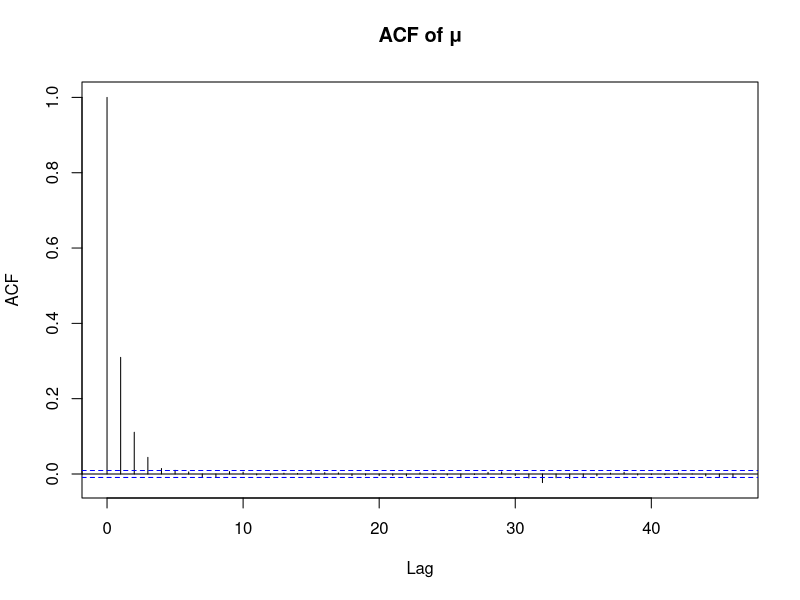
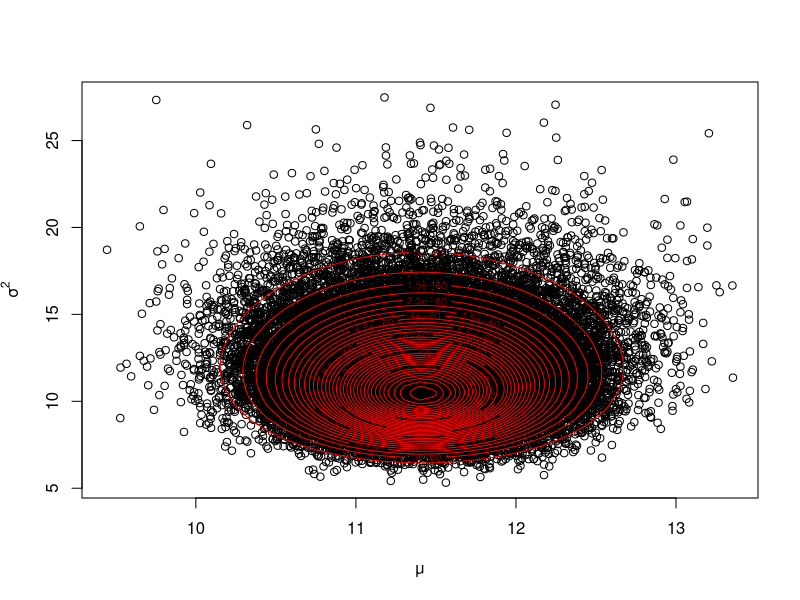
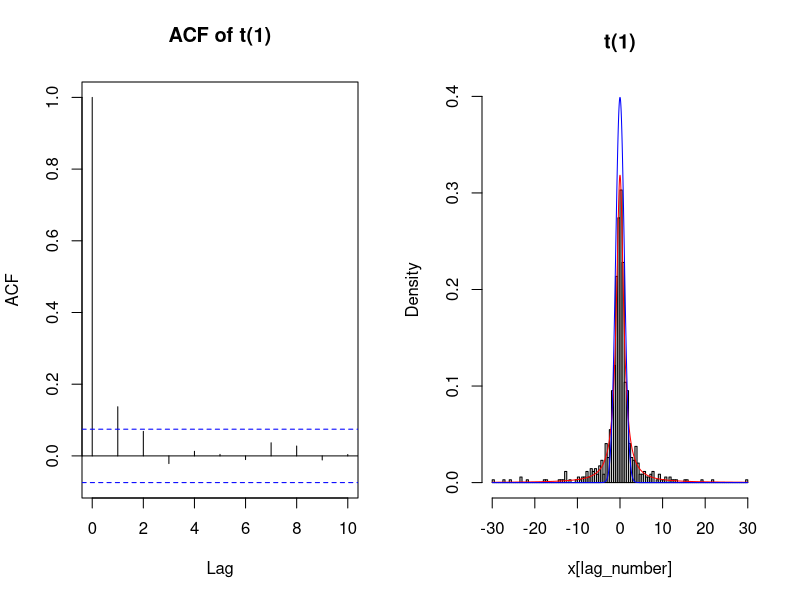
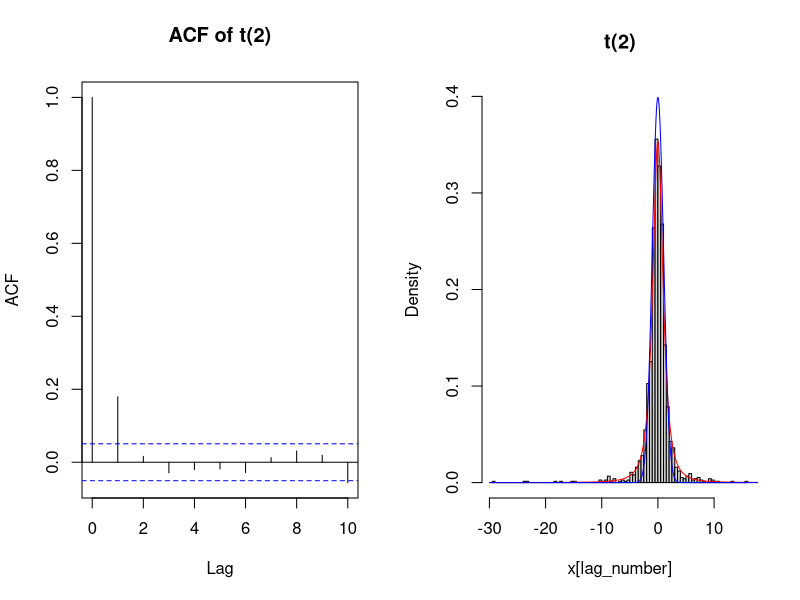
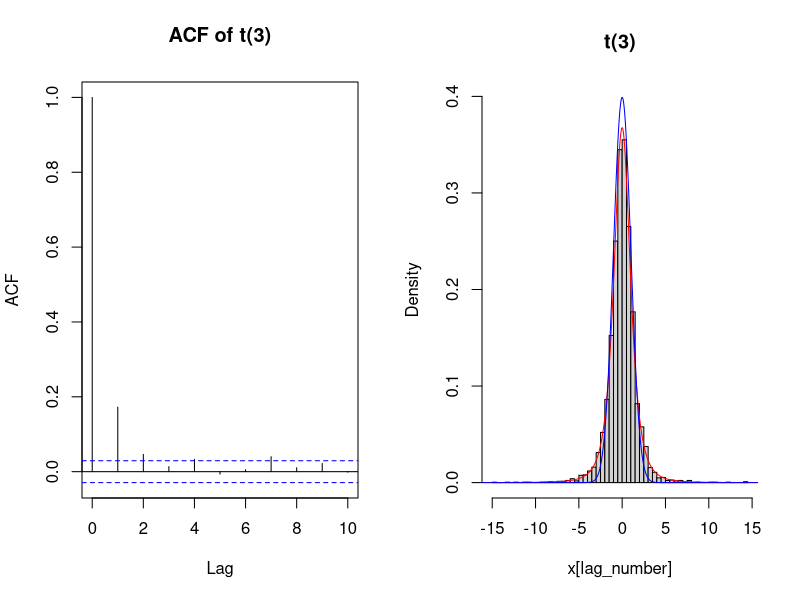
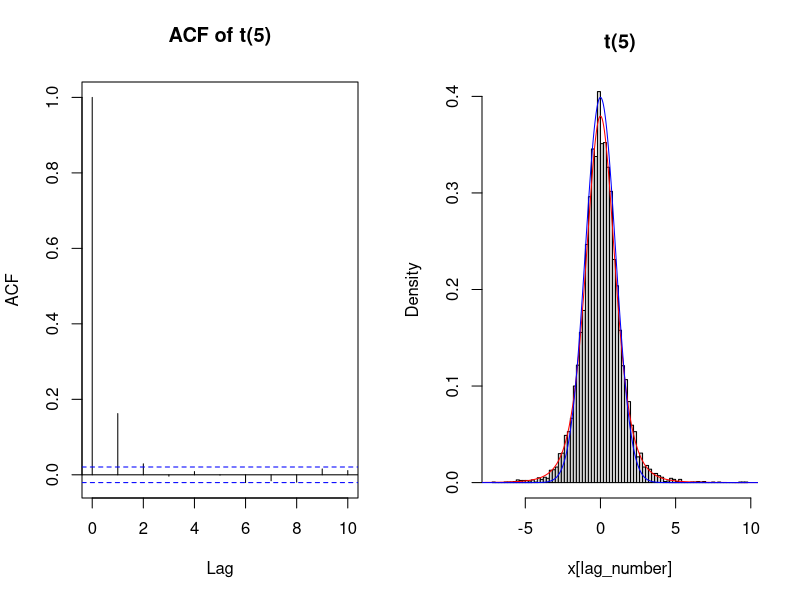
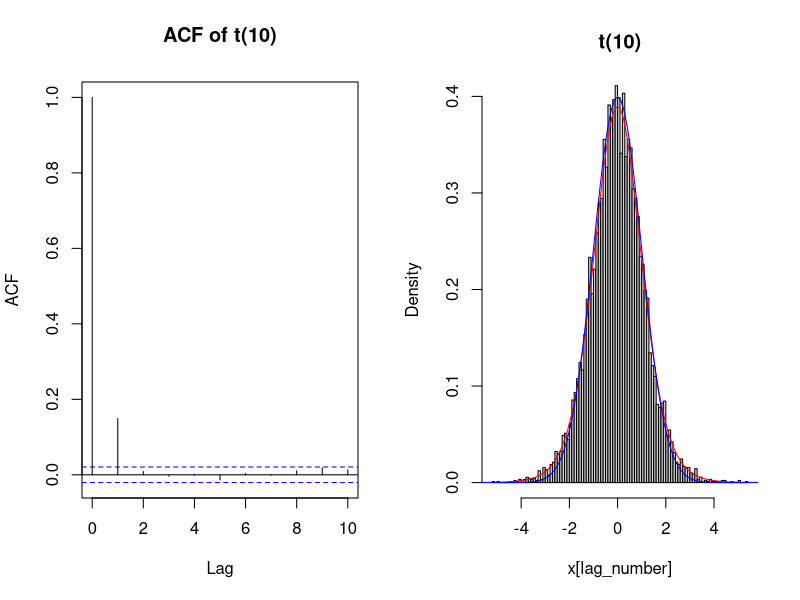
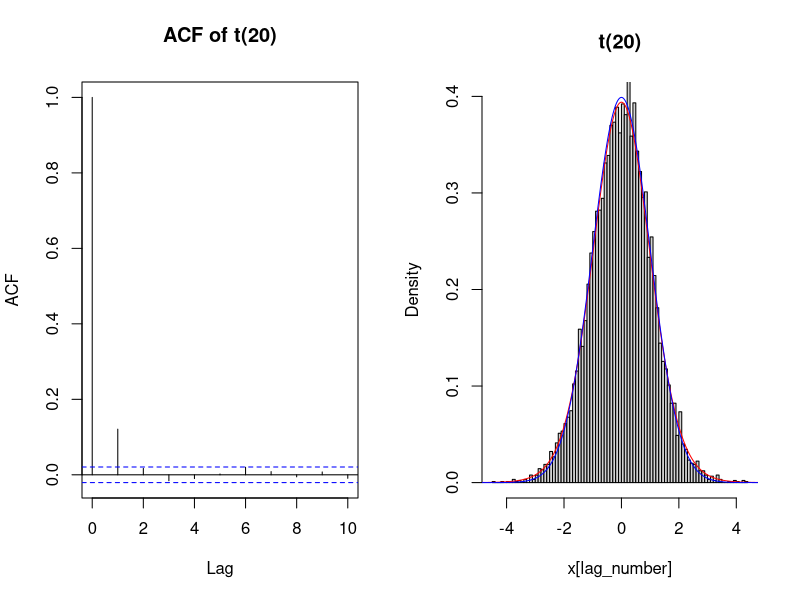

These charts were generated, in order, by the following R code:
## ---- chunk 1
data.y<- c(14.52, 8.49, 11.86, 6.42, 8.41, 7.66, 10.4, 9.99, 16.49,
              6.55, 16.54, 15.53, 5.66, 14.67, 9.06, 13.69, 8.49, 12.72,
              7.86, 13.03, 13.06, 5.67, 8.18, 18.74, 7.63, 14.76, 18.28,
              15.82, 12.67, 11.72, 16.13, 11.5, 11.88, 9.3, 12.67, 10.61,
              12.35, 8.41, 11.17, 14.91, 5.58, 7.74, 12.78, 11.32, 11.12,
              12.01, 13.75, 11.36, 11.63, 10.22)
n=length(data.y)


sim_1=function(freq,data.y,theta0,s0,d){
  par=matrix(rep(NA,freq*2),nrow=2)
  acc.p=rep(NA,freq)
  par[,1]=c(mean(data.y),var(data.y))
  for(i in 2:freq){
    pro.mu=rnorm(1,mean(data.y),sqrt(par[2,i-1]/d))

    alpha1=dnorm(pro.mu,mean(data.y),sqrt(par[2,i-1]/n))/dnorm(par[1,i-1],mean(data.y),sqrt(par[2,i-1]/n))*dlogis(pro.mu,theta0,s0)/dlogis(par[1,i-1],theta0,s0)*dnorm(par[1,i-1],mean(data.y),sqrt(par[2,i-1]/d))/dnorm(pro.mu,mean(data.y),sqrt(par[2,i-1]/d))
    alpha=min(c(1,alpha1))
    
    U=runif(1)
    par[1,i]=ifelse(U<alpha,pro.mu,par[1,i-1])
    par[2,i]=1/rgamma(1,n/2,sum((data.y-par[1,i])^2)/2)
    acc.p[i]=ifelse(pro.mu==par[1,i],1,0)
  }
  return(res=list(par=par,acc.p=acc.p))
}

freq=50000
theta0 = 11
s0 = 2.5
draw=seq(0.1*freq,freq)
res=sim_1(freq,data.y,theta0,s0,12)
par=res$par
acc.p=res$acc.p

## ---- chunk 2
acf(par[1,draw],main="ACF of μ")
## ---- chunk 3
acc=mean(acc.p[draw],na.rm = T)
## ---- chunk 4
pdf.f=function(mu,sigma_square,theta0,s0){
  fxy=matrix(NA, length(mu), length(sigma_square))
  for(i in 1:length(mu)){
    for(j in 1:length(sigma_square)){
      fxy[i,j]=(2*3.14*sigma_square[j])^(-n/2)*exp(-sum((data.y-mu[i])^2)/(2*sigma_square[j]))*exp(-(mu[i]-theta0)/s0)/(1+exp(-(mu[i]-theta0)/s0))^2/s0/sigma_square[j]
    }
  }
  return(fxy)
}

mu=seq(9,15,0.1)
sigma_square=seq(1,30,0.1)

plot(par[1,draw],par[2,draw],xlab="μ",ylab=expression(σ^2)) #較好 
contour(mu,sigma_square,pdf.f(mu,sigma_square,theta0,s0),nlevels=30,col="red",add=T)
## ---- chunk 5
library(knitr) 
kable(cbind(mean(par[1,]),mean(par[2,])),col.names=c('μ', 'σ2'))
## ---- chunk 6
sim_2.1=function(freq,p.sigma,df){
  x=rep(NA,freq)
  acc.p=rep(NA,freq)
  x[1]=0
  for(i in 2:freq){
    pro.x=rnorm(1,x[i-1], p.sigma)
    alpha1=((1+pro.x^2/df)/(1+x[i-1]^2/df))^(-(df+1)/2)
    alpha=min(c(1,alpha1))
    U=runif(1)
    x[i]=ifelse(U<alpha,pro.x,x[i-1])
    acc.p[i]=ifelse(x[i] == pro.x, 1, 0)
  }
  return(res=list(x=x,acc.p=acc.p))
}

## ---- chunk 7
set.seed(4)
freq=50000
p.sigma=3
lag_count=65
df=1


res=sim_2.1(freq,p.sigma,df)
x=res$x
acc.p=res$acc.p


lag_number=seq(0.1*freq,freq,lag_count)
par(mfrow=c(1,2))
acf(x[lag_number],lag=10,main=paste0("ACF of t(",df,")"))

hist(x[lag_number],probability  =T,breaks = 100,ylim=c(0,dnorm(0,0,1)),main=paste0("t(",df,")"))
xx=seq(-30,30,0.001)
lines(xx,dt(xx,df),col="red")
lines(xx,dnorm(xx,0,1),col="blue")

mean(acc.p[(0.1*freq):freq],na.rm=T)
## ---- chunk 8
set.seed(2)
freq=50000
p.sigma=2.5
lag_count=30
df=2


res=sim_2.1(freq,p.sigma,df)
x=res$x
acc.p=res$acc.p


lag_number=seq(0.1*freq,freq,lag_count)
par(mfrow=c(1,2))
acf(x[lag_number],lag=10,main=paste0("ACF of t(",df,")"))

hist(x[lag_number],probability  =T,breaks = 100,ylim=c(0,dnorm(0,0,1)),main=paste0("t(",df,")"))
xx=seq(-30,30,0.001)
lines(xx,dt(xx,df),col="red")
lines(xx,dnorm(xx,0,1),col="blue")

mean(acc.p[(0.1*freq):freq],na.rm=T)
## ---- chunk 9
freq=50000
p.sigma=2.5
lag_count=10
df=3


res=sim_2.1(freq,p.sigma,df)
x=res$x
acc.p=res$acc.p


lag_number=seq(0.1*freq,freq,lag_count)

par(mfrow=c(1,2))
acf(x[lag_number],lag=10,main=paste0("ACF of t(",df,")"))

hist(x[lag_number],probability  =T,breaks = 100,ylim=c(0,dnorm(0,0,1)),main=paste0("t(",df,")"))
xx=seq(-30,30,0.001)
lines(xx,dt(xx,df),col="red")
lines(xx,dnorm(xx,0,1),col="blue")


mean(acc.p[(0.1*freq):freq],na.rm=T)
## ---- chunk 10
freq=50000
p.sigma=2.5
lag_count=5
df=5


res=sim_2.1(freq,p.sigma,df)
x=res$x
acc.p=res$acc.p


lag_number=seq(0.1*freq,freq,lag_count)

par(mfrow=c(1,2))
acf(x[lag_number],lag=10,main=paste0("ACF of t(",df,")"))

hist(x[lag_number],probability  =T,breaks = 100,ylim=c(0,dnorm(0,0,1)),main=paste0("t(",df,")"))
xx=seq(-30,30,0.001)
lines(xx,dt(xx,df),col="red")
lines(xx,dnorm(xx,0,1),col="blue")


mean(acc.p[(0.1*freq):freq],na.rm=T)
## ---- chunk 11
freq=50000
p.sigma=2
lag_count=5
df=10


res=sim_2.1(freq,p.sigma,df)
x=res$x
acc.p=res$acc.p


lag_number=seq(0.1*freq,freq,lag_count)

par(mfrow=c(1,2))
acf(x[lag_number],lag=10,main=paste0("ACF of t(",df,")"))

hist(x[lag_number],probability  =T,breaks = 100,ylim=c(0,dnorm(0,0,1)),main=paste0("t(",df,")"))
xx=seq(-30,30,0.001)
lines(xx,dt(xx,df),col="red")
lines(xx,dnorm(xx,0,1),col="blue")


mean(acc.p[(0.1*freq):freq],na.rm=T)
## ---- chunk 12
freq=50000
p.sigma=2
lag_count=5
df=20


res=sim_2.1(freq,p.sigma,df)
x=res$x
acc.p=res$acc.p


lag_number=seq(0.1*freq,freq,lag_count)

par(mfrow=c(1,2))
acf(x[lag_number],lag=10,main=paste0("ACF of t(",df,")"))

hist(x[lag_number],probability  =T,breaks = 100,ylim=c(0,dnorm(0,0,1)),main=paste0("t(",df,")"))
xx=seq(-30,30,0.001)
lines(xx,dt(xx,df),col="red")
lines(xx,dnorm(xx,0,1),col="blue")



mean(acc.p[(0.1*freq):freq],na.rm=T)
## ---- chunk 13
freq=50000
p.sigma=2
lag_count=5
df=30


res=sim_2.1(freq,p.sigma,df)
x=res$x
acc.p=res$acc.p


lag_number=seq(0.1*freq,freq,lag_count)

par(mfrow=c(1,2))
acf(x[lag_number],lag=10,main=paste0("ACF of t(",df,")"))

hist(x[lag_number],probability  =T,breaks = 100,ylim=c(0,dnorm(0,0,1)),main=paste0("t(",df,")"))
xx=seq(-30,30,0.001)
lines(xx,dt(xx,df),col="red")
lines(xx,dnorm(xx,0,1),col="blue")

mean(acc.p[(0.1*freq):freq],na.rm=T)
## ---- chunk 14
freq=50000
p.sigma=2
lag_count=5
df=35


res=sim_2.1(freq,p.sigma,df)
x=res$x
acc.p=res$acc.p


lag_number=seq(0.1*freq,freq,lag_count)

par(mfrow=c(1,2))
acf(x[lag_number],lag=10,main=paste0("ACF of t(",df,")"))

hist(x[lag_number],probability  =T,breaks = 100,ylim=c(0,dnorm(0,0,1)),main=paste0("t(",df,")"))
xx=seq(-30,30,0.001)
lines(xx,dt(xx,df),col="red")
lines(xx,dnorm(xx,0,1),col="blue")


mean(acc.p[(0.1*freq):freq],na.rm=T)
## ---- chunk 15
inverse_Gaussian_pdf=function(x,theta1,theta2){
  x^(-3/2)*exp(-theta1*x-theta2/x+2*sqrt(theta1*theta2)+log(sqrt(2*theta2)))
}

sim_3=function(freq,theta1,theta2,a,b){
  x=rep(NA,freq)
  acc.p=rep(NA,freq)
  x[1]=2
  for(i in 2:freq){
    pro.x=rgamma(1,a,b)
    alpha1=inverse_Gaussian_pdf(pro.x,theta1,theta2)/inverse_Gaussian_pdf(x[i-1],theta1,theta2)*dgamma(x[i-1],a,b)/dgamma(pro.x,a,b)
    alpha=min(c(1,alpha1))
    U=runif(1)
    x[i]=ifelse(U<alpha,pro.x,x[i-1])
    acc.p[i]=ifelse(x[i] == pro.x, 1, 0)
  }
  return(res=list(x=x,acc.p=acc.p))
}

library(statmod)
freq=50000
theta1=2
theta2=3
a=2
b=1.8

res=sim_3(freq,theta1,theta2,a,b)
x=res$x
acc.p=res$acc.p

draw=seq(0.1*freq,freq)

hist(x[draw],probability = T,breaks=100,main="inverse Gaussian distribution witht θ1 = 2 and θ2 =3")
xx=seq(0,30,0.1)
lines(xx,dinvgauss(xx,sqrt(theta2/theta1),2*theta2),col="red")
## ---- chunk 16
acf(x[draw],main="ACF of X")
## ---- chunk 17
mean(acc.p[draw],na.rm=T)
## ---- chunk 18
kable(cbind(mean(x[draw]),sqrt(theta2/theta1)),col.names=c('E(X) simulation', 'E(X) exact'))
kable(cbind(mean(1/x[draw]),sqrt(theta1/theta2)+1/(2*theta2)),col.names=c('E(1/X) simulation', 'E(1/X) exact'))
## ---- chunk 19
pdf.u=function(u,v){
  (1-u)*(1-u*v)^(-3)
}
pdf.v=function(u,v){
  (1-v)*(1-u*v)^(-3)
}

sim_4=function(freq,a,b){
  par=matrix(rep(NA,freq*2),nrow=2)
  acc.p=matrix(rep(NA,freq*2),nrow=2)
  
  par[,1]=c(0.5,0.5)
  for(i in 2:freq){
    pro.u=rbeta(1,a,b)
    
    alpha11=pdf.u(pro.u,par[2,i-1])/pdf.u(par[1,i-1],par[2,i-1])*dbeta(par[1,i-1],a,b)/dbeta(pro.u,a,b)
    alpha1=min(c(1,alpha11))
    
    U=runif(1)
    par[1,i]=ifelse(U<alpha1,pro.u,par[1,i-1])
    acc.p[1,i]=ifelse(pro.u==par[1,i],1,0)
    

    pro.v=rbeta(1,a,b)
    
    alpha21=pdf.v(par[1,i],pro.v)/pdf.v(par[1,i],par[2,i-1])*dbeta(par[2,i-1],a,b)/dbeta(pro.v,a,b)
    alpha2=min(c(1,alpha21))
    
    U=runif(1)
    par[2,i]=ifelse(U<alpha2,pro.v,par[2,i-1])
    acc.p[2,i]=ifelse(pro.v==par[2,i],1,0)
    
    
  }
  return(res=list(par=par,acc.p=acc.p))
}

freq=30000
a=0.4
b=0.4
res=sim_4(30000,a,b)

draw=seq(0.1*freq,freq)

u=res$par[1,draw=seq(0.1*freq,freq)]
v=res$par[2,draw=seq(0.1*freq,freq)]
## ---- chunk 20
acf(u,main="ACF of u")
acf(v,main="ACF of v")
## ---- chunk 21
acc_u=mean(u,na.rm=T)
acc_v=mean(v,na.rm=T)
## ---- chunk 22
pdf.uv=function(u,v){
  fuv=matrix(NA, length(u), length(v))
  for(i in 1:length(u)){
    for(j in 1:length(v)){
      fuv[i,j]=2*(1-u[i])*(1-v[j])*(1-u[i]*v[j])^(-3)
    }
  }
  return(fuv)
}

uu=seq(0,1,0.01)
vv=seq(0,1,0.01)
par(mfrow=c(1,2))
plot(u,v)
contour(uu,vv,pdf.uv(uu,vv),col="red",add=T,lwd=2,levels=seq(0,4,0.2))


smoothScatter(u,v)
contour(uu,vv,pdf.uv(uu,vv),col="red",add=T,lwd=2,levels=seq(0,4,0.2))
## ---- chunk 23
x=-log(u)
y=-log(v)

pdf.xy=function(x,y){
  fxy=matrix(NA, length(x), length(y))
  for(i in 1:length(x)){
    for(j in 1:length(y)){
      fxy[i,j]=2*exp(-x[i])*(1-exp(-x[i]))*exp(-y[j])*(1-exp(-y[j]))*((1-exp(-x[i]-y[j]))^(-3))
    }
  }
  return(fxy)
}

xx=seq(0,10,0.1)
yy=seq(0,10,0.1)
par(mfrow=c(1,2))
plot(x,y)
contour(xx,xx,pdf.xy(xx,yy),nlevels=20,add=T,col="red",lwd=2,levels=c(1,0.8,0.5,0.3,0.1,0.01,0.001))

smoothScatter(x,y)
contour(xx,xx,pdf.xy(xx,yy),nlevels=20,add=T,col="red",lwd=2,levels=c(1,0.8,0.5,0.3,0.1,0.01,0.001))


